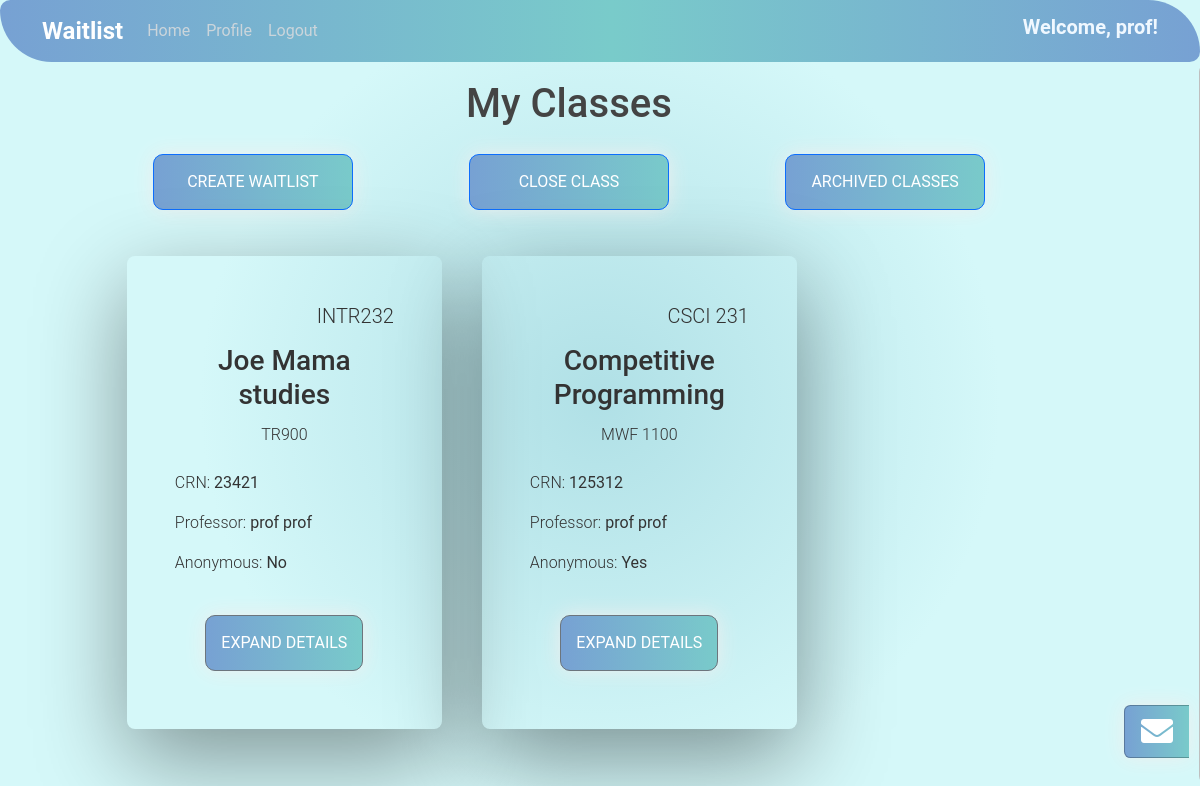
/studenthome/ (signed in), run on an earlier commit of the app's database.
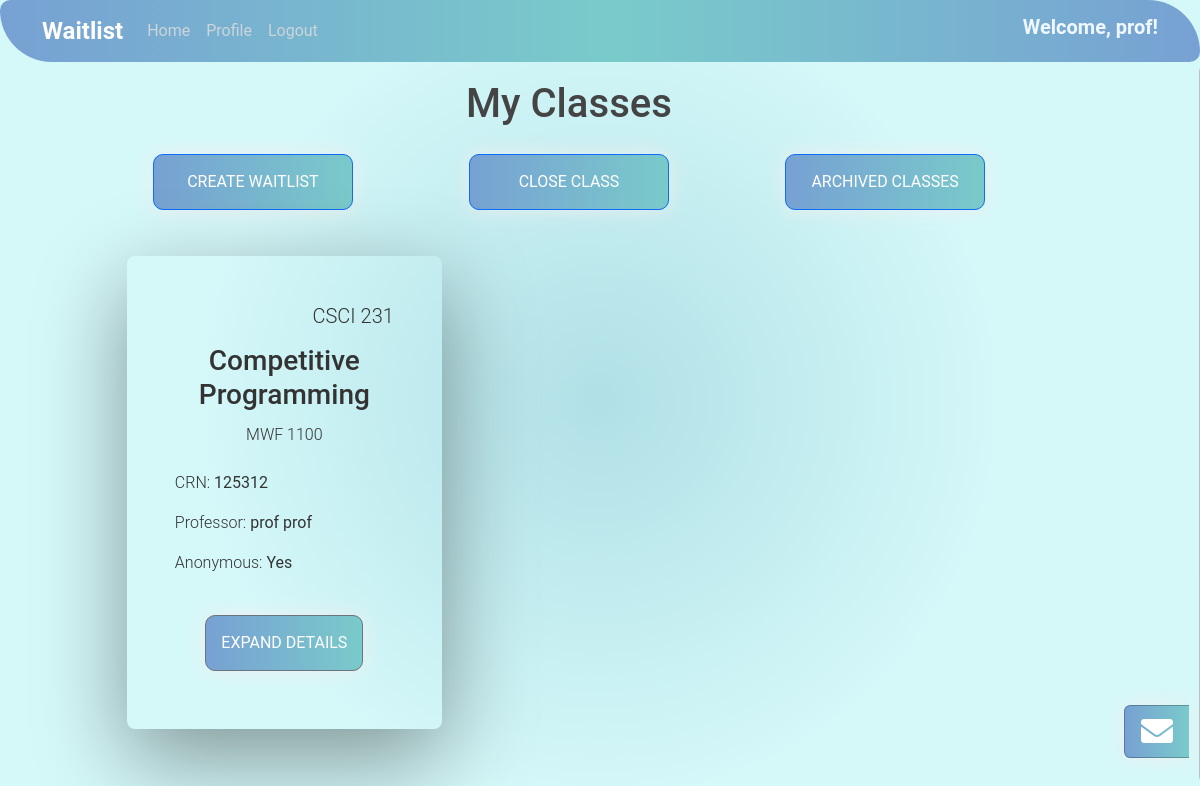
And on a later commit of the database.
### studentview/models.py (models this page shows, shortened)
class ClassWaitlist(models.Model):
    className = models.CharField(max_length=200, name="className", verbose_name='Class Name')
    classDescription = models.TextField(verbose_name='Description', default=' ')
    classCode = models.CharField(max_length=200, verbose_name='Class Code')
    crn = models.IntegerField(default=0, verbose_name='CRN')
    schedule = models.CharField(max_length=200, verbose_name='Schedule')
    sortType = models.CharField(max_length=200, verbose_name='Sort Type')
    term = models.CharField(max_length=200, verbose_name='Term')
    professor = models.ForeignKey(User, on_delete=models.CASCADE)
    date_added = models.DateTimeField("date published")
    closed = models.BooleanField(default=False)  # Add this line
    anonymous_waitlist = models.BooleanField(default=False, verbose_name='Anonymous Waitlist')
    request_academic_status = models.BooleanField(default=False, verbose_name='Request Academic Status')
    request_major = models.BooleanField(default=False, verbose_name='Request Major')
    request_msg = models.BooleanField(default=False, verbose_name='Request Message')
    archived = models.BooleanField(default=False, verbose_name="Archived")

### studentview/views.py (the view, shortened to what this page needs)
# urls.py: 2. Add a URL to urlpatterns:  path('', views.home, name='home')
def home(request):
    currentUser = request.user
    groupOfUser = currentUser.groups.all().first() #if we ever add more groups than profs and students, change this
    classes = []
    message =  ""
    isProfessor = False
    isStudent = False
    inbox = []
    unread_messages = 0
    messageable_users = None
    message_form = None
    if currentUser.is_anonymous:
        message = "Log in to view your classes!"
    else:
        if groupOfUser:
            if groupOfUser.id == 1:
                classes = ClassWaitlist.objects.filter(professor=currentUser.pk, archived=False)
                isProfessor = True
                messageable_users = list(set((
                        ticket.student.id, ticket.student.get_full_name()
                    ) for ticket in (
                        c.studentticket_set.all().first() for c in classes if c.studentticket_set.count())
                ))
        else:
            message = "You are not logged in as a professor or a student! This is a legacy account. Please make a new one"
        if messageable_users:
            message_form = MessageForm(currentUser, messageable_users)
            user_messages = Message.objects.filter(
                    Q(sender=currentUser) | Q(receiver=currentUser)
                ).order_by('send_date')
            inbox_userIDs = (
                set(user_messages.values_list('sender', flat=True).distinct()) |
                set(user_messages.values_list('receiver', flat=True).distinct()))
            inbox_userIDs.discard(currentUser.id)
            for thread_userID in inbox_userIDs:
                unread = False
                thread = []
                thread_messages = user_messages.filter(
                        Q(sender=thread_userID) | Q(receiver=thread_userID)
                    ).order_by('send_date')
                thread_userObj = User.objects.get(id=thread_userID)
                if thread_userObj.groups.all().first() == 2:
                    thread_user_pref_name = StudentProfile.objects.get(id=thread_userID).preferred_name
                else:
                    thread_user_pref_name = thread_userObj.get_full_name()
                for msg in thread_messages:
                    thread.append({
                        'received': msg.receiver == request.user,
                        'body': msg.body,
                        'send_date': msg.send_date,
                        'read_date': msg.read_date
                    })
                    if not (unread or msg.read_date or msg.sender == request.user):
                        unread = True
                        unread_messages += 1
                message_snippet = (msg.body[:60] + '...') if len(msg.body) > 75 else msg.body
                entry_dict = {
                    'name': thread_user_pref_name,
                    'nameID': thread_userID,
                    'message_snippet': message_snippet,
                    'last_received': msg.getInboxDate(),
                    'unread': unread,
                    'thread': thread
                }
                if inbox:
                    thread_date = thread_messages.first().send_date
                    for i, entry in enumerate(inbox):
                        if thread_date > entry['thread'][0]['send_date'] or i == len(inbox) - 1:
                            inbox.insert(i, entry_dict)
                            break
                else:
                    inbox = [entry_dict]
    context = {
        'classes': classes,
        'message': message,
        'isProfessor': isProfessor,
        'isStudent': isStudent,
        'inbox': inbox,
        'unread_messages': unread_messages,
        'messageable_users': messageable_users,
        'message_form': message_form
    }
    return render(request,'studentview/home.html', context)

### messaging/models.py (called while the page is built)
    def getInboxDate(self):
        now = datetime.datetime.now(datetime.timezone.utc)
        if (self.send_date - now).days < 1:
            return "{:d}:{:02d}".format(self.send_date.hour, self.send_date.minute)
        elif (self.send_date - now).days < 2:
            return 'Yesterday'
        elif (self.send_date - now).days < 7:
            return calendar.day_name[datetime.date(self.send_date).weekday()]
        else:
            return datetime.date.strftime(self.send_date, "%m/%d/%Y")

### studentview/templates/studentview/home.html (shortened to what this page needs)
{% extends "studentview/base.html" %}
{% block content %}
<h1 style="text-align:center" class="mt-3"> My Classes</h1>
<div class="container class-list px-0">
    {% if user.is_authenticated %}
        {% if isProfessor %}
            <div class="row my-3">
                <div class="col text-center">
                    <a href="/studenthome/createclass" type="button" class="btn btn-primary" style="width: 200px;">
                        Create Waitlist
                    </a>
                </div>
                {% if classes is not empty %}
                    <div class="col text-center">
                        <a href="/studenthome/closeclass" type="button" class="btn btn-primary" style="width: 200px;" data-toggle="tooltip" title="Closing a class deletes it permanently!">
                            Close Class
                        </a>
                    </div>
                {% endif %}
                <div class="col text-center">
                    <a href="/studenthome/archive" type="button" class="btn btn-primary" style="width: 200px;" data-toggle="tooltip" title="View and un-archive your classes that you previously closed.">
                        Archived Classes
                    </a>
                </div>
            </div>
        {% endif %}
    {% endif %}
    <div class="d-flex flex-row flex-wrap justify-content-center justify-content-md-start my-3">
        {% for class in classes %}
            <div class="studentclassbox {% if class.closed %}closed{% else %}active{% endif %} p-5">
                <div class="d-flex flex-row h5">
                    <div class="col col-auto" style="margin-left: auto; font-weight: 300;">
                        {{ class.classCode }}
                    </div>
                </div>
                <div class="row text-center h3 mt-2">
                    <span>{{class.className}}</span>
                </div>
                <div class="row text-center mt-1">
                    <span style="font-weight: 300;">{{ class.schedule }}</span>
                </div>
                <div class="d-flex flex-row mt-4">
                    <div class="col-auto" style="font-weight: 300; margin-right: 4px;">
                        CRN:
                    </div>
                    <div class="col">
                        {{ class.crn }}
                    </div>
                </div>
                <div class="d-flex flex-row justify-content-left mt-3">
                    <div class="col-auto mr-1" style="font-weight: 300; margin-right: 4px;">
                        Professor:
                    </div>
                    <div class="col-auto">
                        {{ class.professor.first_name }} {{ class.professor.last_name }}
                    </div>
                </div>
                {% if isProfessor %}
                    <div class="d-flex flex-row justify-content-left mt-3">
                        <div class="col-auto" style="font-weight: 300; margin-right: 4px;">
                            Anonymous:
                        </div>
                        <div class="col">
                            {{ class.anonymous_waitlist|yesno:"Yes,No" }}
                        </div>
                    </div>
                {% endif %}
                <br>
                <div class="d-flex flex-row justify-content-center mt-auto">
                    <button class="btn btn-secondary mt-3" onclick="window.location.href='/studenthome/{{class.pk}}/detail';">Expand Details</button>
                </div>
            </div>
        {% endfor %}
    </div>
</div>
{% endblock content %}

What changed in the data, as far as the page shows it:
no longer on this page (row edited): ClassWaitlist: classCode "INTR232", className "Joe Mama studies", schedule "TR900", crn "23421", professor.first_name "prof", professor.last_name "prof", anonymous_waitlist "No"
